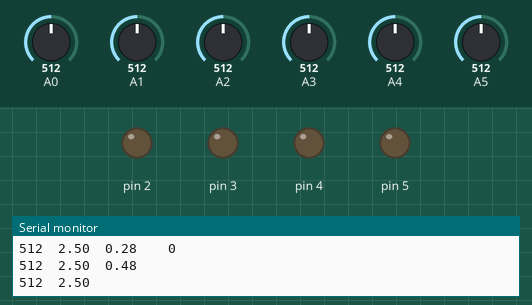
This sketch was run on a simulated Arduino Uno, built with avr-gcc and run on an emulated ATmega328P. On the bench: output pins drawn as LEDs (lit = HIGH), the last lines printed to the serial monitor. The inputs (shaded band) are chosen by the test bench; at power-on: A2 = 512, A4 = 512, A0 = 512, A1 = 512, A3 = 512, A5 = 512.

Above: at 1.8 s.
1.9 s: A2 set to 409
6.1 s: A2 set to 381
At 7.3 s:
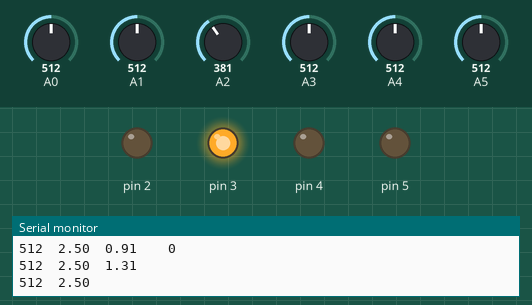
7.8 s: A4 set to 556
12.0 s: A4 set to 583
At 13.8 s:
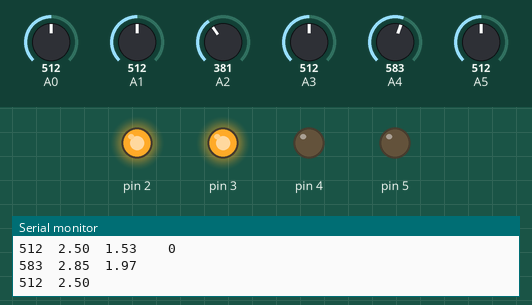
14.2 s: A0 set to 238
18.4 s: A0 set to 216
At 20.3 s:
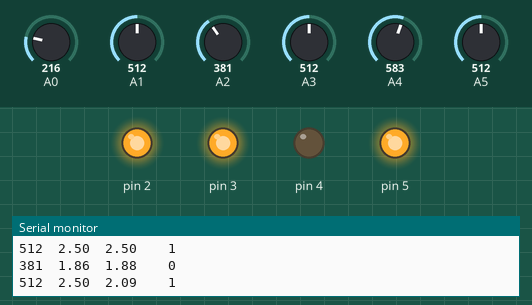
Timing chart, 0 to 21.6 s (numbered marks = the images above; inputs shaded):
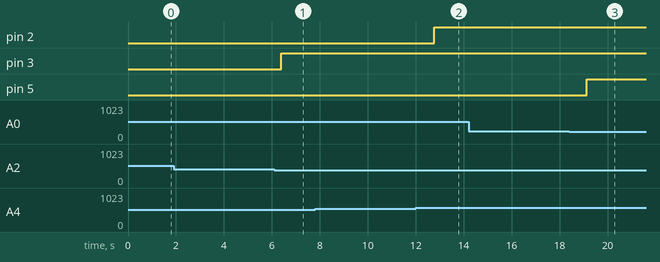

Measured:
- the behaviour switches between 397 and 396 on A2 (found by bisection; images 0 and 1)
- the behaviour switches between 566 and 567 on A4 (found by bisection; images 1 and 2)
- the behaviour switches between 228 and 227 on A0 (found by bisection; images 2 and 3)

The sketch:

labwork3.ino
```cpp
/*
 * in Arduino/hardware/avr/variants/standard:
 * #define PIN_A0   (14)
 * #define PIN_A1   (15)
 * #define PIN_A2   (16)
 * #define PIN_A3   (17)
 * #define PIN_A4   (18)
 * #define PIN_A5   (19)
 * differenceA 14-0=14
 * Variant: 9         A4>A2 | A2<A4+0.7В | A0>A2+A3 | A0<A3
 */
//#define DEBUG
#define DIFF_A 14
#define DIFF_LED 2
#define DELAY 1000
#define LED1 2
#define LED2 3
#define LED3 4
#define LED4 5


//Среднее арифметическое
const int NUM_READ = 10;  // количество усреднений для средних арифм. фильтров
//Калман
float _err_measure = 0.8;  // примерный шум измерений
float _q = 0.1;   // скорость изменения значений 0.001-1, варьировать самому
//Альфа-Бета фильтр
// период дискретизации (измерений), process variation, noise variation
float dt = 0.02;
float sigma_process = 3.0;
float sigma_noise = 0.7;
//Экспоненциальное сглаживание
float k = 0.1;  // коэффициент фильтрации, 0.0-1.0

unsigned int Apins[6] = {};
float Avolts[6] = {};
float Filtered[5] = {};
byte LEDs[4] = {};

void setup() {
  Serial.begin(9600);
  for(int i = LED1; i <= LED4; i++ )
    pinMode(i, OUTPUT);
}

void loop() {
  for(int i = 0; i < sizeof(Apins)/sizeof(unsigned int); i++)
    Apins[i] = analogRead(i+DIFF_A);
    //a_print();
    toVolt();
    checkLED();
#ifdef DEBUG
    a_print();
    v_print();
    f_print();
#endif
    _print();
    delay(DELAY);
}
#ifdef DEBUG
void a_print(void) {
  Serial.print("VALUE\n");
  for(int i = 0; i < sizeof(Apins)/sizeof(unsigned int); i++) {
    Serial.print("[");
    Serial.print(i);
    Serial.print("]");
    Serial.print(" : ");
    Serial.print(Apins[i]);
    Serial.print("\n");
  }
  Serial.print("-----\n");
}

void v_print(void) {
  Serial.print("VOLTS\n");
  for(int i = 0; i < sizeof(Avolts)/sizeof(float); i++) {
    Serial.print("[");
    Serial.print(i);
    Serial.print("]");
    Serial.print(" : ");
    Serial.print(Avolts[i]);
    Serial.print("\n");
  }
  Serial.print("-----\n");
}

void f_print(void) {
  Serial.print("FILTERED\n");
  for(int i = 0; i < sizeof(Filtered)/sizeof(float); i++) {
    Serial.print("[");
    Serial.print(i);
    Serial.print("]");
    Serial.print(" : ");
    Serial.print(Filtered[i]);
    Serial.print("\n");
  }
  Serial.print("-----\n");
}
#endif

void _print(void) {
  Serial.print("VALUE\t");
  Serial.print("VOLTS\t");
  Serial.print("FILTERED\t");
  Serial.print("LED\t\n");
  for(int i = 0; i < 6; i++) {
    Serial.print(Apins[i]);
    Serial.print("\t");

    Serial.print(Avolts[i]);
    Serial.print("\t");

    if(i < 5){
      Serial.print(Filtered[i]);
      Serial.print("\t\t");
    }
    if(i < 4) {
      Serial.print(LEDs[i]);
      Serial.print("\t");
    }
    Serial.print("\n");
  }
}

void toVolt(void) {
  for (int i = 0; i < sizeof(Avolts)/sizeof(float); i++)
    Avolts[i] = map(Apins[i], 0, 1023, 0, 5000 ) / 1000.0;
}

void filter(void) {
  Filtered[0] = runMiddleArifm(Avolts[0]);
  Filtered[1] = median(Avolts[1]);
  Filtered[2] = simpleKalman(Avolts[2]);
  Filtered[3] = ABfilter(Avolts[3]);
  Filtered[4] = expRunningAverage(Avolts[4]);
}

void checkLED(void) {
  filter();
  //A4>A2
  LEDs[0] = (Filtered[4] > Filtered[2]) ? 1 : 0;
  //A2<A4+0.7В
  LEDs[1] = (Filtered[2] < (Filtered[4] + 0.7)) ? 1 : 0;
  //A0>A2+A3
  LEDs[2] = (Filtered[0] > (Filtered[2] + Filtered[3])) ? 1 : 0;
  //A0<A3
  LEDs[3] = (Filtered[0] < Filtered[3]) ? 1 : 0;
  for(int i = LED1; i <= LED4; i++)
    digitalWrite(i, LEDs[i-DIFF_LED]);
}

//бегущее среднее
float runMiddleArifm(float newVal) {  // принимает новое значение
  static byte idx = 0;                // индекс
  static float valArray[NUM_READ];    // массив
  valArray[idx] = newVal;             // пишем каждый раз в новую ячейку
  if (++idx >= NUM_READ) idx = 0;     // перезаписывая самое старое значение
  float average = 0;                  // обнуляем среднее
  for (int i = 0; i < NUM_READ; i++) {
    average += valArray[i];           // суммируем
  }
  return (float)average / NUM_READ;   // возвращаем
}
//медианный
float median(float newVal) {
  static float buf[3];
  static byte count = 0;
  buf[count] = newVal;
  if (++count >= 3) count = 0;
  return (max(buf[0], buf[1]) == max(buf[1], buf[2])) ? max(buf[0], buf[2]) : max(buf[1], min(buf[0], buf[2]));
}
//Фильтр Каллмана
float simpleKalman(float newVal) {
  float _kalman_gain, _current_estimate;
  static float _err_estimate = _err_measure;
  static float _last_estimate;
  _kalman_gain = (float)_err_estimate / (_err_estimate + _err_measure);
  _current_estimate = _last_estimate + (float)_kalman_gain * (newVal - _last_estimate);
  _err_estimate =  (1.0 - _kalman_gain) * _err_estimate + fabs(_last_estimate - _current_estimate) * _q;
  _last_estimate = _current_estimate;
  return _current_estimate;
}
//альфа-бета фильтр
float ABfilter(float newVal) {
  static float xk_1, vk_1, a, b;
  static float xk, vk, rk;
  static float xm;
  float lambda = (float)sigma_process * dt * dt / sigma_noise;
  float r = (4 + lambda - (float)sqrt(8 * lambda + lambda * lambda)) / 4;
  a = (float)1 - r * r;
  b = (float)2 * (2 - a) - 4 * (float)sqrt(1 - a);
  xm = newVal;
  xk = xk_1 + ((float) vk_1 * dt );
  vk = vk_1;
  rk = xm - xk;
  xk += (float)a * rk;
  vk += (float)( b * rk ) / dt;
  xk_1 = xk;
  vk_1 = vk;
  return xk_1;
}
// экспоненциальное сглаживание
float expRunningAverage(float newVal) {
  static float filVal = 0;
  filVal += (newVal - filVal) * k;
  return filVal;
}
```
